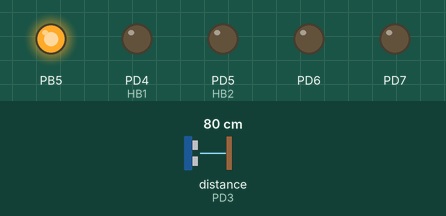
Simulated run of this program. Board: ATmega328P, built with avr-gcc and emulated at 16 MHz. Parts: output pins drawn as LEDs (lit = HIGH). Wiring (inferred from the names in the program): ultrasonic range finder: trigger PD2; echo PD3. Inputs (shaded band) come from the test bench; at power-on: distance to the obstacle (sensor on PD3) 80 cm. The echo pulse lasts 58.3 µs per cm; pins used as bus, display or sensor lines are not drawn; what the program prints to the serial monitor is not drawn.

Above: at 0.1 s.
Timing chart, 0 to 1.6 s (numbered marks = the images above):
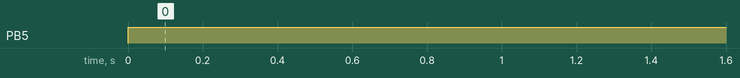

Measured:
- by itself, PB5: LOW → HIGH at 0.00 s

The program:

main.c
```c
/*
 * main.c
 *
 * Created: 2/18/2025 4:59:20 PM
 *  Author: ferch
*/
//Librerías
#define F_CPU 16000000
#include <avr/io.h>
#include <stdio.h>
#include <stdint.h>
#include <avr/interrupt.h>
#include <util/delay.h>
#include "I2C/I2C.h"
#include "UART/uart.h"

//Directions
#define address 0x20

//Prototipos de función
void pins_init(void);
void pcint_init(void);

//Variables
uint8_t counter = 0;
uint8_t distanciaR = 0;
char buffer;
volatile unsigned long tiempoInicio = 0;
volatile unsigned long tiempoFin = 0;
volatile unsigned long duracionPulso = 0;
volatile int flancoSubida = 0;

// Sensor pins
#define TRIG_PIN 2
#define ECHO_PIN 3


//Movements
#define straight	0
#define reverse		1
#define left		2
#define	right		3

//Bits for H-Bridge
#define HB1	(1 << 4)
#define HB2	(1 << 5)
#define HB3	(1 << 6)
#define HB4	(1 << 7)

//Motor Variables
float positionm90dutycycle = 2.3;
const uint16_t period20ms = 0x9C40;
const double servodivision = 0.0403137254902;
const double leddivision = 0.6093750;
float PWMdutycycle = 0;
uint8_t received = 0;

void configurarUltrasonico() {
	DDRD |= (1 << TRIG_PIN); // TRIG como salida
	DDRD |= HB1|HB2|HB3|HB4;
	DDRD &= ~(1 << ECHO_PIN); // ECHO como entrada

	// Configurar interrupción por cambio de pin en ECHO_PIN
	PCICR |= (1 << PCIE2); // Habilitar interrupciones de cambio de pin en el puerto D
	PCMSK2 |= (1 << PCINT19); // Habilitar interrupción en ECHO_PIN (PCINT19)
}

int leerDistancia() {
	// Enviar pulso TRIG
	PORTD |= (1 << TRIG_PIN);
	_delay_us(10);
	PORTD &= ~(1 << TRIG_PIN);
	// esperar que la interrupcion ocurra
	_delay_ms(50);
	// Calcular distancia (en centímetros)
	return duracionPulso * 0.0034 * 0.65 / 2;
}

int main(void) {
	DDRB |= (1 << PORTB5);
	PORTB |= (1 << PORTB5);
	configurarUltrasonico();
	I2C_Slave_Init(address);
	initUART9600();
	// Configurar Timer1 para medir el tiempo
	TCCR1B |= (1 << CS10); // Prescaler 1 (sin prescaler)
	sei(); // Habilitar interrupciones globales
	char cadenaCompleta[16];
	while (1) {
		int distancia = leerDistancia();
		sprintf(cadenaCompleta, "D:%d cm\n", distancia);
		writeTextUART(cadenaCompleta);
		if (distancia > 200) distanciaR = distanciaR;
		else distanciaR = distancia;
		_delay_ms(50);
	}
}


ISR(PCINT2_vect) {
	if (PIND & (1 << ECHO_PIN)) { // Flanco de subida
		tiempoInicio = TCNT1; // Obtener valor del temporizador
		flancoSubida = 1;
	} else { // Flanco de bajada
		if (flancoSubida) {
			tiempoFin = TCNT1; // Obtener valor del temporizador
			duracionPulso = tiempoFin - tiempoInicio;
			flancoSubida = 0;
		}
	}
}


ISR(TWI_vect){
	uint8_t estado;
	estado = TWSR & 0xF8;
	switch(estado){
		case 0X60:
		case 0x70:
		TWCR |= (1<<TWINT);
		break;
		case 0x80:
		case 0x90:
		buffer = TWDR;											//Receive info
		TWCR |= (1<<TWINT)|(1<<TWEA);
		switch(buffer){
			case 0x45:
				PORTD |= HB2|HB4;
				PORTD &= ~(HB1|HB3);
				break;
			case 0x46:
				PORTB &= ~(HB1|HB2|HB3|HB4);
				break;
			case 0x47:
				PORTD |= HB1|HB3;
				PORTD &= ~(HB2|HB4);
				break;
			default:
				break;
		}
		break;
		case 0xA8:
		case 0xB8:
		TWDR = distanciaR;											//Send info
		TWCR = (1<<TWEN)|(1<<TWIE)|(1<<TWINT)|(1<<TWEA);
		PORTB ^= (1<< PORTB5);
		break;

		default:
		TWCR |= (1<<TWINT)|(1<<TWSTO);
		break;

	}
}
```

I2C.c
```c
/*
 * I2C.c
 *
 * Created: 18/02/2025 16:04:20
 *  Author: ferch
 */

#include "I2C.h"

void I2C_Master_Init(unsigned long SCL_Clock, uint8_t Prescaler){
	DDRC &= ((1<<DDC4)|(1<<DDC5));
	switch(Prescaler){
		case 1:
		TWSR &= ~((1<<TWPS1)|(1<<TWPS0));
		break;
		case 4:
		TWSR  &= ~(1<<TWPS1);
		TWSR |= (1<<TWPS0);
		break;
		case 16:
		TWSR  &= ~(1<<TWPS0);
		TWSR |= (1<<TWPS1);
		break;
		case 64:
		TWSR  |= (1<<TWPS1)|(1<<TWPS0);
		break;
		default:
		TWSR  &= ~((1<<TWPS1)|(1<<TWPS0));
		Prescaler = 1;
		break;
	}
	TWBR = ((F_CPU/SCL_Clock)-16)/(2*Prescaler);
	TWCR |= (1<<TWEN);
}
void I2C_Master_Start(void){
	TWCR = (1<<TWINT)|(1<<TWSTA)| (1<<TWEN);
	while (!(TWCR & (1<<TWINT)));
}

void I2C_Master_Stop(void){
	TWCR = (1<<TWEN)|(1<<TWINT)|(1<<TWSTO);
	while (TWCR & (1<<TWSTO));
}

uint8_t I2C_Master_Read(uint8_t *buffer, uint8_t ack){
	uint8_t estado;
	if(ack){
		TWCR |= (1<<TWEA);
		}else{
		TWCR &= ~(1<< TWEA);
	}
	TWCR |= (1<<TWINT);
	while(!(TWCR &(1<<TWINT)));
	estado = TWSR &0xF8;
	if((estado==0x50)||(estado==0x58)){
		*buffer = TWDR;
		return 1;
	}
	else{
		return estado;
	}
}

uint8_t I2C_Master_Write(uint8_t dato){
	uint8_t estado;
	TWDR = dato;
	TWCR = (1<<TWEN)|(1<<TWINT);
	while(!(TWCR &(1<<TWINT)));
	estado = TWSR & 0xF8;
	if ((estado==0x18)||(estado==0x28)){
		return 1;
	}
	else{
		return estado;
	}
}

void I2C_Slave_Init(uint8_t address){
	DDRC &= ~((1<<DDC4)|(1<<DDC5));
	TWAR = (address << 1);
	TWCR = (1<<TWEA)|(1<<TWEN)| (1 << TWIE);
}
```

I2C.h
```c
/*
 * I2C.h
 *
 * Created: 18/02/2025 16:04:34
 *  Author: ferch
 */


#ifndef I2C_H_
#define I2C_H_

#define F_CPU 16000000
#include <avr/io.h>
#include <stdint.h>

void I2C_Master_Init(unsigned long SCL_Clock, uint8_t Presaler);
void I2C_Master_Start(void);
void IC_Master_Stop(void);
uint8_t I2C_Master_Read(uint8_t *buffer, uint8_t ack);
void I2C_Slave_Init(uint8_t address);


#endif /* I2C_H_ */
```

uart.c
```c
/*
 * uart.c
 *
 * Created: 11/02/2025 08:36:27
 *  Author: Alex Cuxe
 */

#include "uart.h"

void serialShow(volatile char buffer){
	UDR0 = buffer;
	writeTextUART(" <-- Enviado \n");
}

void writeTextUART(char* text){
	for (uint8_t i = 0; text[i] != '\0'; i++)
	{
		while(!(UCSR0A & (1 << UDRE0)));
		UDR0 = text[i];
	}
}


void initUART9600(void){
	//settigns for RX and TX
	DDRD &= ~(1 << DDD0);		//Rx as input
	DDRD |= (1 << DDD1);		//TX as output

	//Fast mode, U2X0
	UCSR0A = 0;
	UCSR0A |= (1 << U2X0);

	//Settigns for register B
	UCSR0B = 0;
	UCSR0B |= (1 << RXCIE0) | (1 << RXEN0) | (1 << TXEN0); //ISR, enable for RX and TX

	// settigns for register C
	UCSR0C = 0;
	UCSR0C |= (1 << UCSZ01) | (1 << UCSZ00);		// character size: 8 bits, no parity, 1 stop bit

	//Baudrate
	UBRR0 = 207;		// 9600
}
```

uart.h
```c
/*
 * uart.h
 *
 * Created: 11/02/2025 08:36:14
 *  Author: Alex Cuxe
 */


#ifndef UART_H_
#define UART_H_

#define F_CPU 16000000
#include <stdint.h>
#include <avr/io.h>
#include <avr/interrupt.h>
#include <util/delay.h>


// Inicialización del módulo UART
void initUART9600(void);


// Escribir una cadena
void writeTextUART(char* text);


// Muestra en el monitor serie
void serialShow(volatile char buffer);


#endif /* UART_H_ */
```
